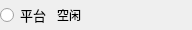
<?xml version="1.0" encoding="UTF-8"?>
<ui version="4.0">
 <class>PlatformItem</class>
 <widget class="QWidget" name="PlatformItem">
  <property name="geometry">
   <rect>
    <x>0</x>
    <y>0</y>
    <width>192</width>
    <height>30</height>
   </rect>
  </property>
  <property name="minimumSize">
   <size>
    <width>0</width>
    <height>0</height>
   </size>
  </property>
  <property name="windowTitle">
   <string notr="true">PlatformItem</string>
  </property>
  <property name="styleSheet">
   <string notr="true"/>
  </property>
  <layout class="QHBoxLayout" name="horizontalLayout">
   <property name="leftMargin">
    <number>0</number>
   </property>
   <property name="topMargin">
    <number>0</number>
   </property>
   <property name="rightMargin">
    <number>0</number>
   </property>
   <property name="bottomMargin">
    <number>0</number>
   </property>
   <item>
    <widget class="QRadioButton" name="btnPlatform">
     <property name="sizePolicy">
      <sizepolicy hsizetype="Preferred" vsizetype="Minimum">
       <horstretch>0</horstretch>
       <verstretch>0</verstretch>
      </sizepolicy>
     </property>
     <property name="minimumSize">
      <size>
       <width>0</width>
       <height>0</height>
      </size>
     </property>
     <property name="font">
      <font>
       <pointsize>10</pointsize>
      </font>
     </property>
     <property name="text">
      <string>平台</string>
     </property>
     <property name="autoRepeatDelay">
      <number>100</number>
     </property>
    </widget>
   </item>
   <item>
    <widget class="Label" name="labelState">
     <property name="sizePolicy">
      <sizepolicy hsizetype="Expanding" vsizetype="Minimum">
       <horstretch>0</horstretch>
       <verstretch>0</verstretch>
      </sizepolicy>
     </property>
     <property name="minimumSize">
      <size>
       <width>0</width>
       <height>0</height>
      </size>
     </property>
     <property name="text">
      <string>空闲</string>
     </property>
     <property name="alignment">
      <set>Qt::AlignLeading|Qt::AlignLeft|Qt::AlignVCenter</set>
     </property>
    </widget>
   </item>
  </layout>
 </widget>
 <layoutdefault spacing="6" margin="11"/>
 <customwidgets>
  <customwidget>
   <class>Label</class>
   <extends>QLabel</extends>
   <header>UI/Widgets/Label.h</header>
  </customwidget>
 </customwidgets>
 <resources>
  <include location="../../../themes/green/green.qrc"/>
  <include location="../../../themes/green/green.qrc"/>
 </resources>
 <connections/>
</ui>
